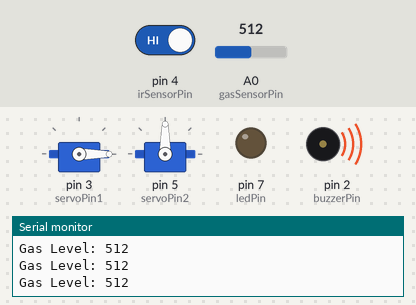
The sketch below on a simulated Arduino Uno, built with avr-gcc and run on an emulated ATmega328P. Parts: 2 × servo, output pins drawn as LEDs (lit = HIGH), buzzer (waves = sounding, pin HIGH), the last lines printed to the serial monitor. The inputs (shaded band) are chosen by the test bench; at power-on: A0 (gasSensorPin) = 512, pin 4 (irSensorPin) HIGH.

Above: at 1.2 s.
1.3 s: A0 (gasSensorPin) set to 88
2.8 s: A0 (gasSensorPin) set to 78
At 4.0 s:
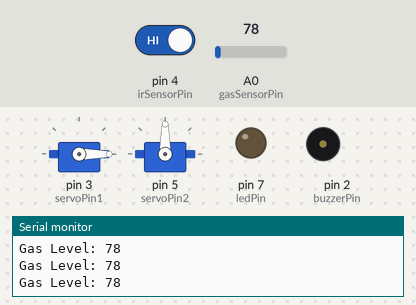
4.3 s: pin 4 (irSensorPin) driven LOW
At 5.4 s:
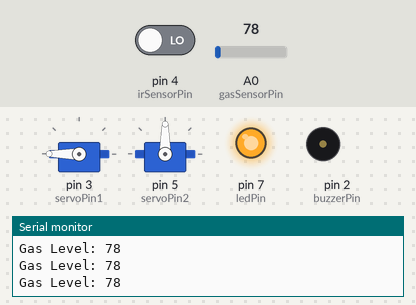
5.8 s: A0 (gasSensorPin) set to 95
At 6.7 s:
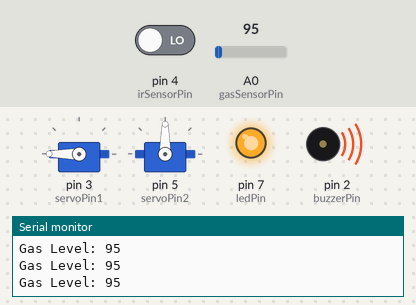
7.3 s: A0 (gasSensorPin) set to 75
At 8.0 s:
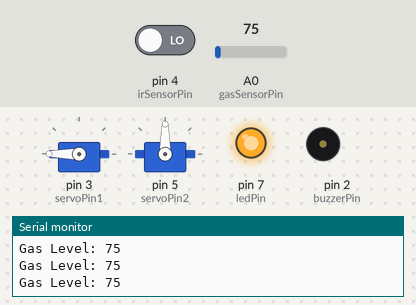
8.8 s: A0 (gasSensorPin) set to 122
At 9.4 s:
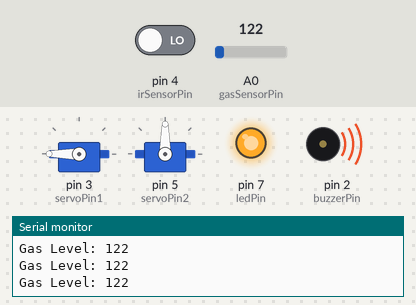
Timing chart, 0 to 11.3 s (numbered marks = the images above; inputs shaded):
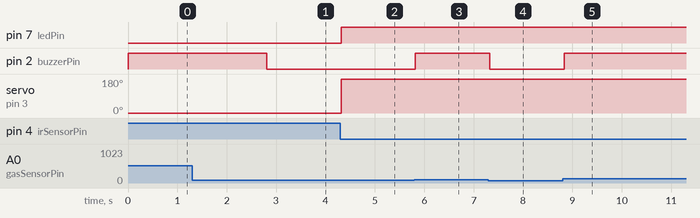

Measured:
- the behaviour switches between 85 and 84 on A0 (gasSensorPin) (found by bisection; images 0 and 1)
- after the input at 2.8 s, pin 2 (buzzerPin): HIGH → LOW at once
- after the input at 4.3 s, pin 7 (ledPin): LOW → HIGH at once; servo on pin 3 (servoPin1): 0° → 180° at once
- after the input at 5.8 s, pin 2 (buzzerPin): LOW → HIGH at once
- after the input at 7.3 s, pin 2 (buzzerPin): HIGH → LOW at once
- after the input at 8.8 s, pin 2 (buzzerPin): LOW → HIGH at once

The sketch:

Smart_Kitchen.ino
```cpp
#include <Servo.h>

// IR Sensor and LED Pin Definitions
const int irSensorPin = 4;  // Connect the signal pin of the IR sensor to digital pin 4
const int ledPin = 7;      // Built-in LED on pin 13 for indication

// Gas Sensor and Buzzer  .
const int gasSensorPin = A0; // Connect A0 to the analog output pin of MQ2
const int buzzerPin = 2;     // Connect the buzzer to digital pin 2
const int threshold = 85;    // Threshold value for gas level

// Servo 1 (IR sensor control)
Servo servo1;               // Create a servo object for IR sensor
const int servoPin1 = 3;    // Servo connected to pin 3

// Servo 2 (Gas sensor control)
Servo servo2;               // Create a servo object for gas sensor
const int servoPin2 = 5;    // Servo connected to pin 5
bool servoAt90 = false;     // Track if servo 2 is already at 90 degrees

void setup() {
  // Setup for gas sensor and buzzer
  Serial.begin(9600);         // Start the serial monitor
  pinMode(gasSensorPin, INPUT); // Set gas sensor pin as input
  pinMode(buzzerPin, OUTPUT);   // Set buzzer pin as output

  // Setup for servo 1 (IR sensor)
  servo1.attach(servoPin1);    // Attach servo to pin 3
  servo1.write(0);             // Set servo 1 to its initial position (0 degrees)

  // Setup for servo 2 (Gas sensor)
  servo2.attach(servoPin2);    // Attach servo to pin 5
  servo2.write(0);             // Set servo 2 to its initial position (0 degrees)

  // IR Sensor and LED Setup
  pinMode(irSensorPin, INPUT); // Set the IR sensor pin as input
  pinMode(ledPin, OUTPUT);     // Set the LED pin as output
}

void loop() {
  // Gas sensor and buzzer logic
  int gasLevel = analogRead(gasSensorPin); // Read the analog value from the gas sensor
  Serial.print("Gas Level: ");
  Serial.println(gasLevel); // Display raw analog value

  if (gasLevel >= threshold) {
    digitalWrite(buzzerPin, HIGH); // Turn the buzzer ON

    // Move servo 2 to 90 degrees if not already there
    if (!servoAt90) {
      servo2.write(90);           // Rotate servo 2 to 90 degrees
      servoAt90 = true;           // Update flag
    }
  } else {
    digitalWrite(buzzerPin, LOW);  // Turn the buzzer OFF
    // Servo 2 remains at 90 degrees even when gas level drops
  }

  // IR sensor logic
  int irValue = digitalRead(irSensorPin); // Read the IR sensor value

  if (irValue == LOW) { // If object is detected
    digitalWrite(ledPin, HIGH); // Turn ON the LED
    servo1.write(180);          // Rotate servo 1 to 180 degrees
  } else {              // If no object is detected
    digitalWrite(ledPin, LOW);  // Turn OFF the LED
    servo1.write(0);            // Rotate servo 1 back to 0 degrees
  }

  delay(100); // Small delay for stability
}
```
